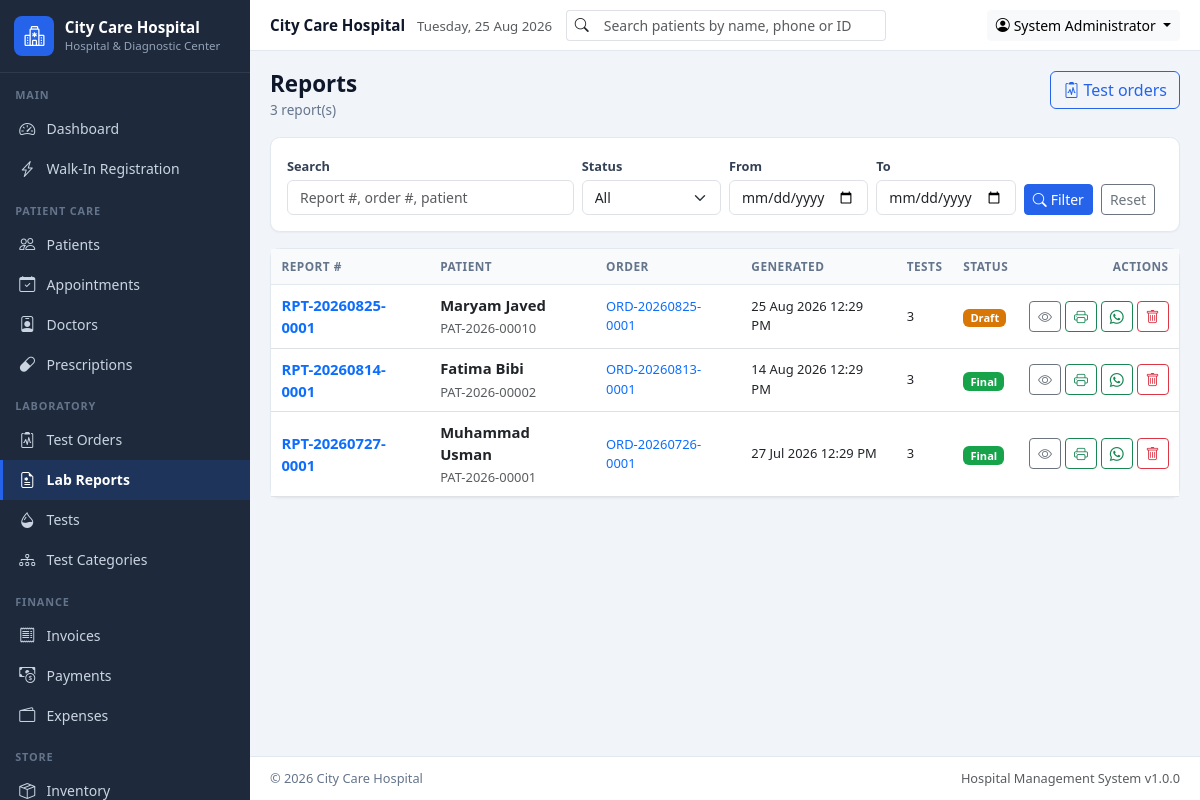
Page /modules/reports/index.php (signed in) on the committed database.
### tables this page shows
CREATE TABLE IF NOT EXISTS reports (
  id INT AUTO_INCREMENT PRIMARY KEY,
  report_number VARCHAR(20) UNIQUE NOT NULL,
  order_id INT NOT NULL,
  patient_id INT NOT NULL,
  generated_at DATETIME NOT NULL,
  authorized_by VARCHAR(100),
  remarks TEXT,
  status ENUM('Draft','Final') DEFAULT 'Final',
  created_at TIMESTAMP DEFAULT CURRENT_TIMESTAMP,
  FOREIGN KEY (order_id) REFERENCES test_orders(id) ON DELETE CASCADE,
  FOREIGN KEY (patient_id) REFERENCES patients(id) ON DELETE CASCADE
);

CREATE TABLE IF NOT EXISTS patients (
  id INT AUTO_INCREMENT PRIMARY KEY,
  patient_id VARCHAR(20) UNIQUE NOT NULL,
  full_name VARCHAR(100) NOT NULL,
  father_husband_name VARCHAR(100),
  gender ENUM('Male','Female','Other') NOT NULL,
  date_of_birth DATE,
  age INT,
  cnic VARCHAR(20),
  phone VARCHAR(20),
  whatsapp VARCHAR(20),
  email VARCHAR(100),
  address TEXT,
  emergency_contact VARCHAR(100),
  blood_group VARCHAR(5),
  referring_doctor VARCHAR(100),
  medical_notes TEXT,
  registration_date DATE NOT NULL,
  created_at TIMESTAMP DEFAULT CURRENT_TIMESTAMP,
  updated_at TIMESTAMP DEFAULT CURRENT_TIMESTAMP ON UPDATE CURRENT_TIMESTAMP,
  INDEX idx_patients_name (full_name),
  INDEX idx_patients_phone (phone)
);

CREATE TABLE IF NOT EXISTS test_orders (
  id INT AUTO_INCREMENT PRIMARY KEY,
  order_number VARCHAR(20) UNIQUE NOT NULL,
  patient_id INT NOT NULL,
  visit_id INT,
  order_date DATETIME NOT NULL,
  referring_doctor VARCHAR(100),
  total_amount DECIMAL(10,2) DEFAULT 0,
  discount DECIMAL(10,2) DEFAULT 0,
  net_amount DECIMAL(10,2) DEFAULT 0,
  paid_amount DECIMAL(10,2) DEFAULT 0,
  remaining_amount DECIMAL(10,2) DEFAULT 0,
  payment_method ENUM('Cash','Card','Bank Transfer','Other') DEFAULT 'Cash',
  notes TEXT,
  created_at TIMESTAMP DEFAULT CURRENT_TIMESTAMP,
  INDEX idx_orders_date (order_date),
  FOREIGN KEY (patient_id) REFERENCES patients(id) ON DELETE CASCADE,
  FOREIGN KEY (visit_id) REFERENCES visits(id) ON DELETE SET NULL
);

### includes/functions.php (called while the page is built, shortened)
<?php
function sanitize($input)
{
    return htmlspecialchars((string)($input ?? ''), ENT_QUOTES, 'UTF-8');
}
function get($key, $default = '')
{
    return isset($_GET[$key]) ? (is_array($_GET[$key]) ? $_GET[$key] : trim((string)$_GET[$key])) : $default;
}
function getSetting($key, $default = '')
{
    global $pdo;
    static $cache = null;
    if ($cache === null) {
        $cache = [];
        try {
            foreach ($pdo->query('SELECT setting_key, setting_value FROM settings') as $row) {
                $cache[$row['setting_key']] = $row['setting_value'];
            }
        } catch (Exception $e) {
            $cache = [];
        }
    }
    if (array_key_exists($key, $cache) && $cache[$key] !== null && $cache[$key] !== '') {
        return $cache[$key];
    }
    return $default;
}
function formatDateTime($date)
{
    $ts = strtotime($date);
    return $ts ? date(getSetting('date_format', 'd M Y') . ' ' . getSetting('time_format', 'h:i A'), $ts) : '-';
}
function currentPage()
{
    $page = (int)($_GET['page'] ?? 1);
    return $page > 0 ? $page : 1;
}
function whatsappLink($phone, $message)
{
    $digits = preg_replace('/\D+/', '', (string)$phone);
    $code = preg_replace('/\D+/', '', getSetting('country_code', '92'));
    if ($digits !== '' && strpos($digits, '0') === 0) {
        $digits = $code . substr($digits, 1);
    }
    return 'https://wa.me/' . $digits . '?text=' . rawurlencode($message);
}
function fetchAll($sql, array $params = [])
{
    global $pdo;
    $stmt = $pdo->prepare($sql);
    $stmt->execute($params);
    return $stmt->fetchAll();
}

### modules/reports/index.php (the view, shortened to what this page needs)
<?php
$search = get('q');
$from   = get('from');
$to     = get('to');
$page   = currentPage();
$offset = ($page - 1) * PER_PAGE;
$where = [];
$params = [];
$whereSql = $where ? 'WHERE ' . implode(' AND ', $where) : '';
$reports = fetchAll("SELECT r.*, o.order_number, p.full_name, p.patient_id AS patient_code, p.phone, p.whatsapp,
        (SELECT COUNT(*) FROM test_order_items i WHERE i.order_id = o.id) AS test_count
    FROM reports r JOIN test_orders o ON o.id = r.order_id JOIN patients p ON p.id = r.patient_id
    $whereSql ORDER BY r.generated_at DESC, r.id DESC LIMIT " . (int)PER_PAGE . ' OFFSET ' . (int)$offset, $params);
$pageActions = '<a href="' . BASE_URL . '/modules/orders/index.php" class="btn btn-outline-primary"><i class="bi bi-clipboard2-pulse me-1"></i>Test orders</a>';
require_once INC_PATH . '/header.php';
?>
<div class="card mb-3">
    <div class="card-body">
        <form class="row g-2 align-items-end" method="get">
            <div class="col-md-4">
                <label class="form-label">Search</label>
                <input type="search" name="q" class="form-control" value="<?= sanitize($search) ?>" placeholder="Report #, order #, patient">
            </div>
            <div class="col-md-2">
                <label class="form-label">Status</label>
                <select name="status" class="form-select">
                    <option value="">All</option>
                </select>
            </div>
            <div class="col-md-2">
                <label class="form-label">From</label>
                <input type="date" name="from" class="form-control" value="<?= sanitize($from) ?>">
            </div>
            <div class="col-md-2">
                <label class="form-label">To</label>
                <input type="date" name="to" class="form-control" value="<?= sanitize($to) ?>">
            </div>
            <div class="col-md-2 d-flex gap-2">
                <button class="btn btn-primary btn-sm"><i class="bi bi-search me-1"></i>Filter</button>
                <a href="<?= BASE_URL ?>/modules/reports/index.php" class="btn btn-outline-secondary btn-sm">Reset</a>
            </div>
        </form>
    </div>
</div>
<div class="card">
    <div class="table-responsive">
        <table class="table table-hover align-middle mb-0">
            <thead><tr><th>Report #</th><th>Patient</th><th>Order</th><th>Generated</th><th>Tests</th><th>Status</th><th class="text-end">Actions</th></tr></thead>
            <tbody>
            <?php foreach ($reports as $r): ?>
                <tr>
                    <td><a href="view.php?id=<?= (int)$r['id'] ?>" class="fw-semibold text-decoration-none"><?= sanitize($r['report_number']) ?></a></td>
                    <td>
                        <div class="fw-semibold"><?= sanitize($r['full_name']) ?></div>
                        <small class="text-muted"><?= sanitize($r['patient_code']) ?></small>
                    </td>
                    <td class="small"><a href="<?= BASE_URL ?>/modules/orders/view.php?id=<?= (int)$r['order_id'] ?>"><?= sanitize($r['order_number']) ?></a></td>
                    <td class="small"><?= formatDateTime($r['generated_at']) ?></td>
                    <td class="small"><?= (int)$r['test_count'] ?></td>
                    <td><?= $r['status'] === 'Final' ? '<span class="badge bg-success">Final</span>' : '<span class="badge bg-warning text-dark">Draft</span>' ?></td>
                    <td class="text-end text-nowrap">
                        <a href="view.php?id=<?= (int)$r['id'] ?>" class="btn btn-sm btn-outline-secondary" title="View"><i class="bi bi-eye"></i></a>
                        <a href="print.php?id=<?= (int)$r['id'] ?>" target="_blank" class="btn btn-sm btn-outline-success" title="Print"><i class="bi bi-printer"></i></a>
                        <?php $phone = $r['whatsapp'] ?: $r['phone']; ?>
                        <?php if ($phone): ?>
                            <a href="<?= sanitize(whatsappLink($phone, 'Dear ' . $r['full_name'] . ', your laboratory report ' . $r['report_number'] . ' from ' . getSetting('hospital_name', APP_NAME) . ' is ready.')) ?>"
                               target="_blank" class="btn btn-sm btn-outline-success" title="Share on WhatsApp"><i class="bi bi-whatsapp"></i></a>
                        <?php endif; ?>
                        <form method="post" class="d-inline">
                            <button class="btn btn-sm btn-outline-danger" data-confirm="Delete report <?= sanitize($r['report_number']) ?>?" title="Delete"><i class="bi bi-trash"></i></button>
                        </form>
                    </td>
                </tr>
            <?php endforeach; ?>
            </tbody>
        </table>
    </div>
</div>
<?php require_once INC_PATH . '/footer.php'; ?>

### assets/css/custom.css (style rules this page uses)
:root { --hms-primary: #2563EB; --hms-success: #16A34A; --hms-warning: #D97706; --hms-danger: #DC2626; --hms-sidebar: #1E293B; --hms-sidebar-hover: #334155; --hms-body: #F1F5F9; --hms-border: #E2E8F0; --hms-muted: #64748B; --hms-sidebar-width: 250px; }
body { background: var(--hms-body); font-family: "Segoe UI", Roboto, "Helvetica Neue", Arial, sans-serif; font-size: 0.925rem; color: #0F172A; }
a { text-decoration: none; }
.btn-primary, .bg-primary { background-color: var(--hms-primary) !important; border-color: var(--hms-primary) !important; }
.btn-outline-primary { color: var(--hms-primary); border-color: var(--hms-primary); }
.btn-success, .bg-success { background-color: var(--hms-success) !important; border-color: var(--hms-success) !important; }
.btn-warning, .bg-warning { background-color: var(--hms-warning) !important; border-color: var(--hms-warning) !important; color: #fff !important; }
.badge.bg-warning { color: #fff !important; }
.card { border: 1px solid var(--hms-border); border-radius: .6rem; box-shadow: 0 1px 2px rgba(15,23,42,.04); }
.table > :not(caption) > * > * { padding: .55rem .65rem; }
.table thead th { font-size: .74rem; text-transform: uppercase; letter-spacing: .04em; color: var(--hms-muted); background: #F8FAFC; border-bottom: 1px solid var(--hms-border); font-weight: 700; }
.form-label { font-size: .8rem; font-weight: 600; color: #334155; margin-bottom: .25rem; }
.form-control, .form-select { font-size: .875rem; }

### rows in the picture
reports: report_number "RPT-20260825-0001", patient.full_name "Maryam Javed", patient.patient_id "PAT-2026-00010", order.order_number "ORD-20260825-0001", generated_at "25 Aug 2026 12:29 PM", test_count "3", status "Draft"
reports: report_number "RPT-20260814-0001", patient.full_name "Fatima Bibi", patient.patient_id "PAT-2026-00002", order.order_number "ORD-20260813-0001", generated_at "14 Aug 2026 12:29 PM", test_count "3", status "Final"
reports: report_number "RPT-20260727-0001", patient.full_name "Muhammad Usman", patient.patient_id "PAT-2026-00001", order.order_number "ORD-20260726-0001", generated_at "27 Jul 2026 12:29 PM", test_count "3", status "Final"

### other values in the picture
getSetting('hospital_name', 'City Care Hospital') "City Care Hospital"
getSetting('hospital_tagline', 'Hospital &amp; Diagnostic Center') "Hospital & Diagnostic Center"
$group['label'] "MAIN"
$item['text'] "Dashboard"
$item['text'] "Walk-In Registration"
$group['label'] "PATIENT CARE"
$item['text'] "Patients"
$item['text'] "Appointments"
$item['text'] "Doctors"
$item['text'] "Prescriptions"
$group['label'] "LABORATORY"
$item['text'] "Test Orders"
$item['text'] "Lab Reports"
$item['text'] "Tests"
$item['text'] "Test Categories"
